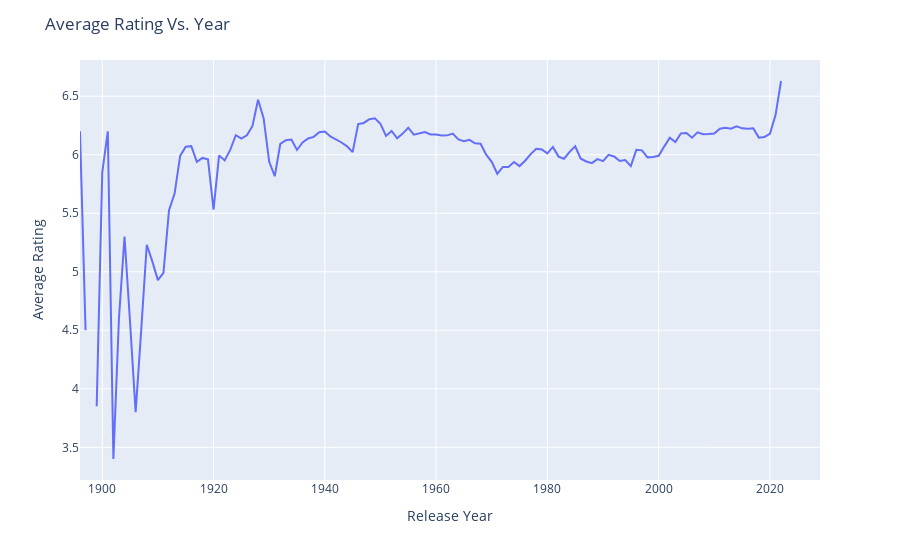

The notebook cell this image was saved under:
### Code cell
fig = px.line(vote_avg_year, vote_avg_year.index, y='averageRating')
fig.update_layout(title = 'Average Rating Vs. Year', xaxis_title = 'Release Year', yaxis_title='Average Rating')
fig.show()

### Figure 1 — Plotly figure (JSON) as saved in the notebook; plotly's stock layout.template omitted (floating-point values rounded to 4 significant figures; data arrays with more than 128 entries replaced by an {"elided": "..."} marker saying what was removed)
{"data": [{"hovertemplate": "startYear=%{x}<br>averageRating=%{y}<extra></extra>", "legendgroup": "", "line": {"color": "#636efa", "dash": "solid"}, "marker": {"symbol": "circle"}, "mode": "lines", "name": "", "orientation": "v", "showlegend": false, "type": "scatter", "x": {"elided": "134 int values"}, "xaxis": "x", "y": {"elided": "134 float values"}, "yaxis": "y"}], "layout": {"legend": {"tracegroupgap": 0}, "margin": {"t": 60}, "title": {"text": "Average Rating Vs. Year"}, "xaxis": {"anchor": "y", "domain": [0, 1], "title": {"text": "Release Year"}}, "yaxis": {"anchor": "x", "domain": [0, 1], "title": {"text": "Average Rating"}}}}
